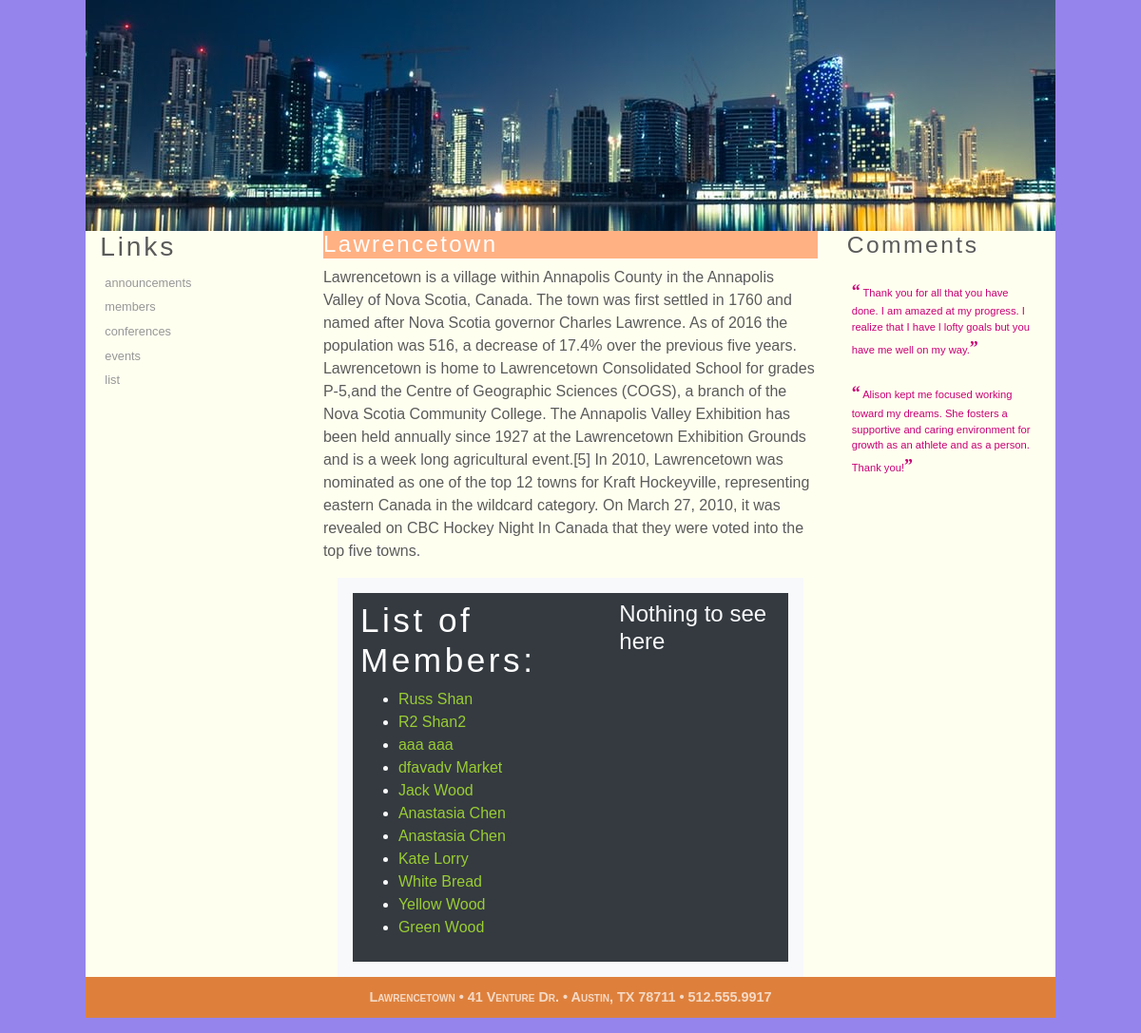
Page /members/members/ on the committed database.
### members/models.py (models this page shows, shortened)
class Member(models.Model):
    first_name = models.CharField(max_length=20)
    last_name = models.CharField(max_length=20)
    address_street = models.CharField(max_length=20)
    address_city = models.CharField(max_length=20)
    register_date = models.DateTimeField()

### members/views.py (the view)
# urls.py: path('members/', views.MembersView.as_view(), name='members'),
class MembersView(generic.ListView):
    template_name = 'members/member_index.html'
    context_object_name = 'list'
    def get_queryset(self):
        return Member.objects.all()

### members/templates/members/member_index.html (shortened to what this page needs)
{% extends "members/base.html" %}
{% block content-1 %}
<h1>List of Members:</h1>
{% if list %}
<ul>
    {% for item in list %}
    <li><a href="{% url 'members:member_results' item.id %}">{{ item.first_name }} {{ item.last_name }} </a></li>
    {% endfor %}
</ul>
{% else %}
<p>Not available.</p>
{% endif %}
{% endblock %}
{% block content-2 %}
<h4>Nothing to see here</h4>
{% endblock %}

### members/templates/members/base.html
{% extends "members/base3.html" %}

### members/templates/members/base3.html (shortened to what this page needs)
<!DOCTYPE html>
<html lang="en">
<head>
    <link rel="stylesheet" href="https://stackpath.bootstrapcdn.com/bootstrap/4.3.1/css/bootstrap.min.css"
>
    {% load static %}
    <link rel="stylesheet" type="text/css" href="{% static '/members/css/custom.css' %}">
    <link href="{% static '/members/css/styles1.css' %}" rel="stylesheet" />
    <link href="{% static '/members/css/layout1.css' %}" rel="stylesheet" />
</head>
<body>
    <header>
        <img src="{% static '/members/images/header2.jpg'%}" alt="title" />
    </header>
        <nav class="horizontalNavigation">
            {% block sidebar %}
            <h1>Links</h1>
                <ul>
                    <li>
                        <a  href="{% url 'members:announcements' %}">announcements</a>
                    </li>
                    <li >
                        <a href="{% url 'members:members' %}">members</a>
                    </li>
                    <li >
                        <a href="{% url 'members:conferences' %}">conferences</a>
                    </li>
                    <li >
                        <a  href="{% url 'members:events' %}">events</a>
                    </li>
                    <li >
                        <a  href="{% url 'members:events' %}"> list </a>
                    </li>
                </ul>
        </nav>
            {% endblock %}
    <article id="about_tss">
        <h2>Lawrencetown</h2>
        <p>Lawrencetown is a village within Annapolis County in the Annapolis Valley of Nova Scotia, Canada.
            The town was first settled in 1760 and named after Nova Scotia governor Charles Lawrence.
            As of 2016 the population was 516, a decrease of 17.4% over the previous five years.
            Lawrencetown is home to Lawrencetown Consolidated School for grades P-5,and the Centre of Geographic
            Sciences (COGS), a branch of the Nova Scotia Community College.
            The Annapolis Valley Exhibition has been held annually since 1927 at the Lawrencetown Exhibition Grounds
            and is a week long agricultural event.[5] In 2010, Lawrencetown was nominated as one of the top 12 towns
            for Kraft Hockeyville, representing eastern Canada in the wildcard category. On March 27, 2010, it was
            revealed on CBC Hockey Night In Canada that they were voted into the top five towns.</p>
            <div class="container mt-3">
                <div class="d-flex p-3 bg-light text-white">
                    <div class="p-2 bg-dark text-light flex-grow-1">
                        <div id="content-2">
                            {% block content-1 %} Content-1 block {% endblock %}
                        </div>
                    </div>
                    <div class="p-2 bg-dark text-light">
                        <div id="content-1">
                            {% block content-2 %} Content-2 block {% endblock %}
                        </div>
                    </div>
                </div>
            </div>
    </article>
    <aside>
        <h1>Comments</h1>
      <blockquote> Thank you for all that you have done. I am amazed at
      my progress. I realize that I have l lofty goals but you have me well
      on my way.</blockquote>
      <blockquote> Alison kept me focused working toward my dreams. She
      fosters a supportive and caring environment for growth as an athlete
      and as a person. Thank you!</blockquote>
    </aside>
   <footer>
      <address>
      Lawrencetown &#8226; 41 Venture Dr. &#8226; Austin, TX
      78711 &#8226; 512.555.9917
      </address>
   </footer>
</body>
</html>

### members/static/members/css/custom.css (style rules this page uses)
li a { color: yellowgreen; }
body { background: white url("../images/background.gif") no-repeat; }

### members/static/members/css/styles1.css (style rules this page uses)
html { background-color: hsl(250, 72%, 72%); }
body { color: rgb(91, 91, 91); font-family: Verdana, Geneva, sans-serif; background-color: ivory; }
h1 { font-size: 2.2em; }
h2 { font-size: 1.5em; }
h1, h2 { font-family: Quicksand, Verdana, Geneva, sans-serif; letter-spacing: 0.1em; }
article#about_tss h1 { color: white; }
article#about_tss h2 { color: white; background-color: rgb(270, 177, 131); }
aside { font-size: 0.7em; }
aside blockquote { color: rgb(200,0, 116); margin: 20px 5px; quotes: "\201C" "\201D"; }
aside blockquote::before { content: open-quote; font-family: 'Times New Roman', Times, serif; font-size: 1.6em; font-weight: bold; }
aside blockquote::after { content: close-quote; font-family: 'Times New Roman', Times, serif; font-size: 1.6em; font-weight: bold; }
nav { font-size: 0.8em; }
nav > ul { line-height: 2em; list-style-type: none; padding-left: 5px; }
nav > ul > li > a:link, nav > ul > li > a:visited { color: rgb(151, 151, 151); text-decoration: none; }
article#about_tss ul li:first-of-type { list-style-image: url(runicon.png); }
article#about_tss ul li:nth-of-type(2) { list-style-image: url(bikeicon.png); }
article#about_tss ul li:last-of-type { list-style-image: url(swimicon.png); }
body > footer address { background-color: rgb(222,128,60); color: white; color: rgba(255, 255, 255, 0.7); font: normal small-caps bold 0.9em/3em Quicksand, Verdana, Geneva, sans-serif; text-align: center; }

### members/static/members/css/layout1.css (style rules this page uses)
body { margin: 0 auto; width: 100%; max-width: 1020px; min-width: 640px; }
body > header { margin: 0; width: 100%; overflow: hidden; }
body > nav { width: 20%; float: left; margin: 0 0 0 1.5%; }
body > article#about_tss { width: 51%; float: left; margin: 0 3% 0 3%; }
body > aside { width: 20%; float: left; margin: 0 1.5% 0 0; }
body > footer { width: 100%; clear: left; }

### rows in the picture
Member: first_name "Russ", last_name "Shan"
Member: first_name "R2", last_name "Shan2"
Member: first_name "aaa", last_name "aaa"
Member: first_name "dfavadv", last_name "Market"
Member: first_name "Jack", last_name "Wood"
Member: first_name "Anastasia", last_name "Chen"
Member: first_name "Anastasia", last_name "Chen"
Member: first_name "Kate", last_name "Lorry"
Member: first_name "White", last_name "Bread"
Member: first_name "Yellow", last_name "Wood"
Member: first_name "Green", last_name "Wood"
